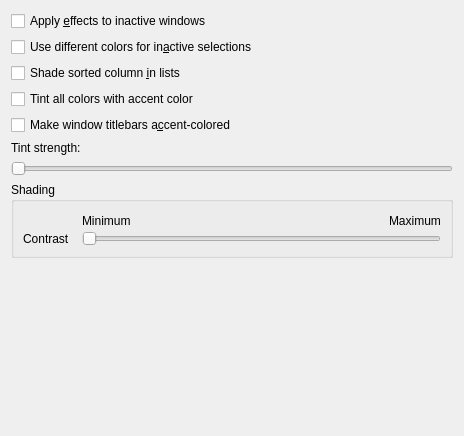
<?xml version="1.0" encoding="UTF-8"?>
<ui version="4.0">
 <class>ScmEditorOptions</class>
 <widget class="QWidget" name="ScmEditorOptions">
  <property name="geometry">
   <rect>
    <x>0</x>
    <y>0</y>
    <width>464</width>
    <height>436</height>
   </rect>
  </property>
  <layout class="QVBoxLayout" name="verticalLayout">
   <item>
    <widget class="QCheckBox" name="useInactiveEffects">
     <property name="text">
      <string>Apply &amp;effects to inactive windows</string>
     </property>
    </widget>
   </item>
   <item>
    <widget class="QCheckBox" name="inactiveSelectionEffect">
     <property name="text">
      <string>Use different colors for in&amp;active selections</string>
     </property>
    </widget>
   </item>
   <item>
    <widget class="QCheckBox" name="shadeSortedColumn">
     <property name="text">
      <string>Shade sorted column &amp;in lists</string>
     </property>
    </widget>
   </item>
   <item>
    <widget class="QCheckBox" name="tintColors">
     <property name="text">
      <string>Tint all colors with accent color</string>
     </property>
    </widget>
   </item>
   <item>
    <widget class="QCheckBox" name="accentTitlebar">
     <property name="text">
      <string>Make window titlebars a&amp;ccent-colored</string>
     </property>
    </widget>
   </item>
   <item>
    <widget class="QLabel" name="label">
     <property name="text">
      <string>Tint strength:</string>
     </property>
    </widget>
   </item>
   <item>
    <widget class="QSlider" name="tintStrengthSlider">
     <property name="maximum">
      <number>100</number>
     </property>
     <property name="orientation">
      <enum>Qt::Horizontal</enum>
     </property>
    </widget>
   </item>
   <item>
    <widget class="QGroupBox" name="groupBox_5">
     <property name="toolTip">
      <string>Shading of frames and lighting (&quot;3D&quot;) effects</string>
     </property>
     <property name="title">
      <string>Shading</string>
     </property>
     <layout class="QGridLayout" name="gridLayout_3">
      <property name="horizontalSpacing">
       <number>12</number>
      </property>
      <property name="verticalSpacing">
       <number>0</number>
      </property>
      <item row="0" column="2">
       <spacer name="horizontalSpacer">
        <property name="orientation">
         <enum>Qt::Horizontal</enum>
        </property>
        <property name="sizeHint" stdset="0">
         <size>
          <width>198</width>
          <height>20</height>
         </size>
        </property>
       </spacer>
      </item>
      <item row="0" column="3">
       <widget class="QLabel" name="label_10">
        <property name="text">
         <string>Maximum</string>
        </property>
       </widget>
      </item>
      <item row="1" column="1" colspan="3">
       <widget class="QSlider" name="contrastSlider">
        <property name="maximum">
         <number>10</number>
        </property>
        <property name="pageStep">
         <number>5</number>
        </property>
        <property name="orientation">
         <enum>Qt::Horizontal</enum>
        </property>
       </widget>
      </item>
      <item row="0" column="1">
       <widget class="QLabel" name="label_9">
        <property name="text">
         <string>Minimum</string>
        </property>
       </widget>
      </item>
      <item row="1" column="0">
       <widget class="QLabel" name="label_8">
        <property name="text">
         <string>Contrast</string>
        </property>
       </widget>
      </item>
     </layout>
    </widget>
   </item>
   <item>
    <spacer name="verticalSpacer">
     <property name="orientation">
      <enum>Qt::Vertical</enum>
     </property>
     <property name="sizeHint" stdset="0">
      <size>
       <width>20</width>
       <height>40</height>
      </size>
     </property>
    </spacer>
   </item>
  </layout>
 </widget>
 <resources/>
 <connections/>
</ui>
